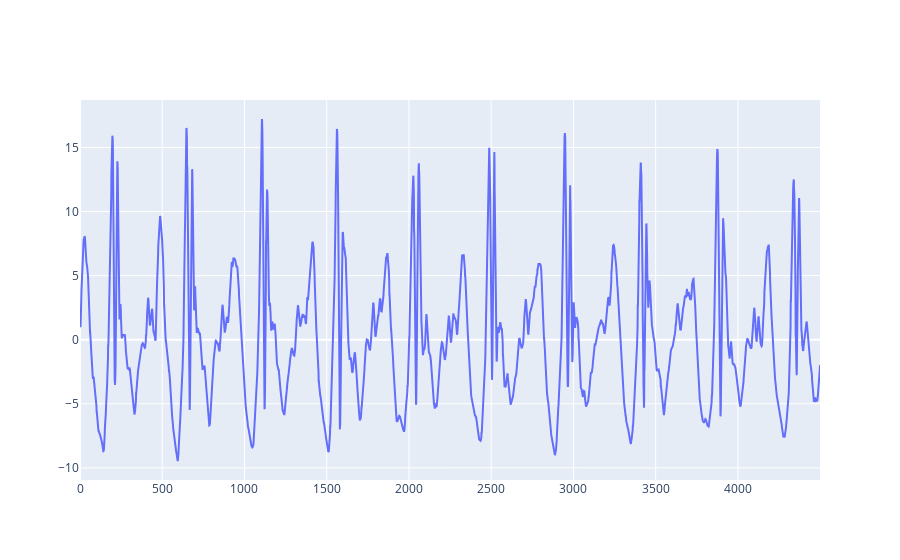

The cell this chart's notebook holds for it:
### Code cell
dt = 450*10
data_full = pd.read_csv('data/long_walk_100_acc.csv', delimiter =';', decimal=',')
data = pd.read_csv('data/long_walk_100_acc.csv', delimiter =';', decimal=',')[7007:7007+dt]
#data = pd.read_csv('data/long_walk_100_acc.csv', delimiter =';', decimal=',')[3785:8000]
#data = pd.read_csv('data/home_lin_10_lac.csv', delimiter =';', decimal=',')[:]
frecuency = len(data)/(data['time'].values[-1]-data['time'].values[0])
assert 480 < frecuency < 520

x_acc = ( (data['X_value'].values)**2 + (data['Y_value'].values)**2 + (data['Z_value'].values)**2)**.5
_m = np.mean(x_acc)
x_acc -= _m
t = (data['time'].values).astype(float).reshape([-1,])
t = np.linspace(0,t[-1]-t[0],len(x_acc))

fig = go.Figure()
fig.add_scatter(y = x_acc, mode='lines', name='Sum squares')
fig.show()

### Figure 1 — Plotly figure (JSON) as saved in the notebook; plotly's stock layout.template omitted (floating-point values rounded to 4 significant figures; data arrays with more than 128 entries replaced by an {"elided": "..."} marker saying what was removed)
{"data": [{"mode": "lines", "name": "Sum squares", "type": "scatter", "y": {"elided": "4500 float values"}}], "layout": {}}
